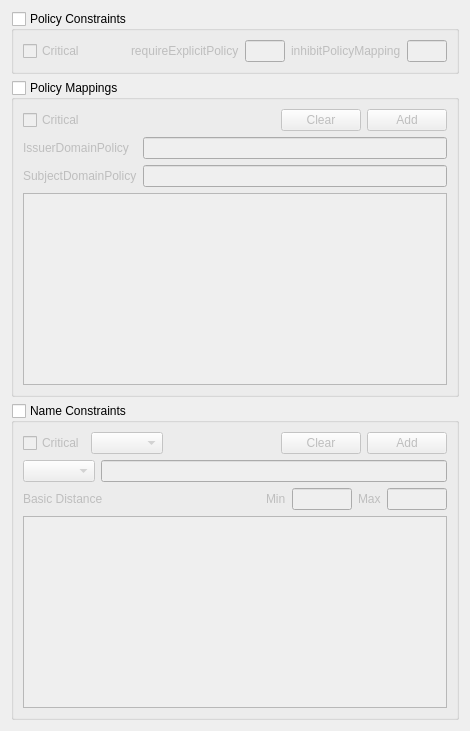
     <widget class="QWidget" name="mExtend4Tab">
      <attribute name="title">
       <string>Extend4</string>
      </attribute>
      <layout class="QVBoxLayout" name="verticalLayout_5">
       <item>
        <widget class="QGroupBox" name="mPCGroup">
         <property name="minimumSize">
          <size>
           <width>0</width>
           <height>0</height>
          </size>
         </property>
         <property name="title">
          <string>Policy Constraints</string>
         </property>
         <property name="checkable">
          <bool>true</bool>
         </property>
         <property name="checked">
          <bool>false</bool>
         </property>
         <layout class="QVBoxLayout" name="verticalLayout_16">
          <item>
           <layout class="QGridLayout" name="gridLayout_18">
            <item row="0" column="5">
             <widget class="QLineEdit" name="mPCInhibitText">
              <property name="maximumSize">
               <size>
                <width>40</width>
                <height>16777215</height>
               </size>
              </property>
             </widget>
            </item>
            <item row="0" column="0">
             <widget class="QCheckBox" name="mPCCriticalCheck">
              <property name="text">
               <string>Critical</string>
              </property>
             </widget>
            </item>
            <item row="0" column="4">
             <widget class="QLabel" name="label_26">
              <property name="text">
               <string>inhibitPolicyMapping</string>
              </property>
             </widget>
            </item>
            <item row="0" column="3">
             <widget class="QLineEdit" name="mPCExplicitText">
              <property name="maximumSize">
               <size>
                <width>40</width>
                <height>16777215</height>
               </size>
              </property>
             </widget>
            </item>
            <item row="0" column="2">
             <widget class="QLabel" name="label_1">
              <property name="text">
               <string>requireExplicitPolicy</string>
              </property>
             </widget>
            </item>
            <item row="0" column="1">
             <spacer name="horizontalSpacer_16">
              <property name="orientation">
               <enum>Qt::Horizontal</enum>
              </property>
              <property name="sizeHint" stdset="0">
               <size>
                <width>40</width>
                <height>20</height>
               </size>
              </property>
             </spacer>
            </item>
           </layout>
          </item>
         </layout>
        </widget>
       </item>
       <item>
        <widget class="QGroupBox" name="mPMGroup">
         <property name="minimumSize">
          <size>
           <width>0</width>
           <height>0</height>
          </size>
         </property>
         <property name="title">
          <string>Policy Mappings</string>
         </property>
         <property name="checkable">
          <bool>true</bool>
         </property>
         <property name="checked">
          <bool>false</bool>
         </property>
         <layout class="QVBoxLayout" name="verticalLayout_17">
          <item>
           <layout class="QGridLayout" name="gridLayout_5">
            <item row="0" column="3">
             <widget class="QPushButton" name="mPMAddBtn">
              <property name="text">
               <string>Add</string>
              </property>
             </widget>
            </item>
            <item row="0" column="2">
             <widget class="QPushButton" name="mPMClearBtn">
              <property name="text">
               <string>Clear</string>
              </property>
             </widget>
            </item>
            <item row="0" column="0">
             <widget class="QCheckBox" name="mPMCriticalCheck">
              <property name="text">
               <string>Critical</string>
              </property>
             </widget>
            </item>
            <item row="0" column="1">
             <spacer name="horizontalSpacer_12">
              <property name="orientation">
               <enum>Qt::Horizontal</enum>
              </property>
              <property name="sizeHint" stdset="0">
               <size>
                <width>40</width>
                <height>20</height>
               </size>
              </property>
             </spacer>
            </item>
           </layout>
          </item>
          <item>
           <layout class="QGridLayout" name="gridLayout_19">
            <item row="1" column="0">
             <widget class="QLabel" name="label_29">
              <property name="text">
               <string>SubjectDomainPolicy</string>
              </property>
             </widget>
            </item>
            <item row="1" column="1">
             <widget class="QLineEdit" name="mPMSubjectDomainPolicyText"/>
            </item>
            <item row="0" column="1">
             <widget class="QLineEdit" name="mPMIssuerDomainPolicyText"/>
            </item>
            <item row="0" column="0">
             <widget class="QLabel" name="label_28">
              <property name="text">
               <string>IssuerDomainPolicy</string>
              </property>
             </widget>
            </item>
           </layout>
          </item>
          <item>
           <widget class="QTableWidget" name="mPMTable">
            <property name="contextMenuPolicy">
             <enum>Qt::CustomContextMenu</enum>
            </property>
            <attribute name="horizontalHeaderHighlightSections">
             <bool>false</bool>
            </attribute>
            <attribute name="verticalHeaderHighlightSections">
             <bool>false</bool>
            </attribute>
           </widget>
          </item>
         </layout>
        </widget>
       </item>
       <item>
        <widget class="QGroupBox" name="mNCGroup">
         <property name="minimumSize">
          <size>
           <width>0</width>
           <height>0</height>
          </size>
         </property>
         <property name="title">
          <string>Name Constraints</string>
         </property>
         <property name="checkable">
          <bool>true</bool>
         </property>
         <property name="checked">
          <bool>false</bool>
         </property>
         <layout class="QVBoxLayout" name="verticalLayout_18">
          <item>
           <layout class="QGridLayout" name="gridLayout_20">
            <item row="0" column="4">
             <widget class="QPushButton" name="mNCAddBtn">
              <property name="text">
               <string>Add</string>
              </property>
             </widget>
            </item>
            <item row="0" column="0">
             <widget class="QCheckBox" name="mNCCriticalCheck">
              <property name="text">
               <string>Critical</string>
              </property>
             </widget>
            </item>
            <item row="0" column="3">
             <widget class="QPushButton" name="mNCClearBtn">
              <property name="text">
               <string>Clear</string>
              </property>
             </widget>
            </item>
            <item row="0" column="1">
             <widget class="QComboBox" name="mNCTypeCombo"/>
            </item>
            <item row="0" column="2">
             <spacer name="horizontalSpacer_13">
              <property name="orientation">
               <enum>Qt::Horizontal</enum>
              </property>
              <property name="sizeHint" stdset="0">
               <size>
                <width>40</width>
                <height>20</height>
               </size>
              </property>
             </spacer>
            </item>
           </layout>
          </item>
          <item>
           <layout class="QGridLayout" name="gridLayout_21">
            <item row="0" column="0">
             <widget class="QComboBox" name="mNCSubCombo"/>
            </item>
            <item row="0" column="1">
             <widget class="QLineEdit" name="mNCSubText"/>
            </item>
           </layout>
          </item>
          <item>
           <layout class="QGridLayout" name="gridLayout_33">
            <property name="topMargin">
             <number>0</number>
            </property>
            <item row="0" column="4">
             <widget class="QLabel" name="label_33">
              <property name="text">
               <string>Max</string>
              </property>
             </widget>
            </item>
            <item row="0" column="3">
             <widget class="QLineEdit" name="mNCMinText">
              <property name="maximumSize">
               <size>
                <width>60</width>
                <height>16777215</height>
               </size>
              </property>
             </widget>
            </item>
            <item row="0" column="0">
             <widget class="QLabel" name="label_31">
              <property name="text">
               <string>Basic Distance</string>
              </property>
             </widget>
            </item>
            <item row="0" column="2">
             <widget class="QLabel" name="label_32">
              <property name="text">
               <string>Min</string>
              </property>
             </widget>
            </item>
            <item row="0" column="5">
             <widget class="QLineEdit" name="mNCMaxText">
              <property name="maximumSize">
               <size>
                <width>60</width>
                <height>16777215</height>
               </size>
              </property>
             </widget>
            </item>
            <item row="0" column="1">
             <spacer name="horizontalSpacer_14">
              <property name="orientation">
               <enum>Qt::Horizontal</enum>
              </property>
              <property name="sizeHint" stdset="0">
               <size>
                <width>40</width>
                <height>20</height>
               </size>
              </property>
             </spacer>
            </item>
           </layout>
          </item>
          <item>
           <widget class="QTableWidget" name="mNCTable">
            <property name="contextMenuPolicy">
             <enum>Qt::CustomContextMenu</enum>
            </property>
            <attribute name="horizontalHeaderHighlightSections">
             <bool>false</bool>
            </attribute>
            <attribute name="verticalHeaderHighlightSections">
             <bool>false</bool>
            </attribute>
           </widget>
          </item>
         </layout>
        </widget>
       </item>
      </layout>
     </widget>
